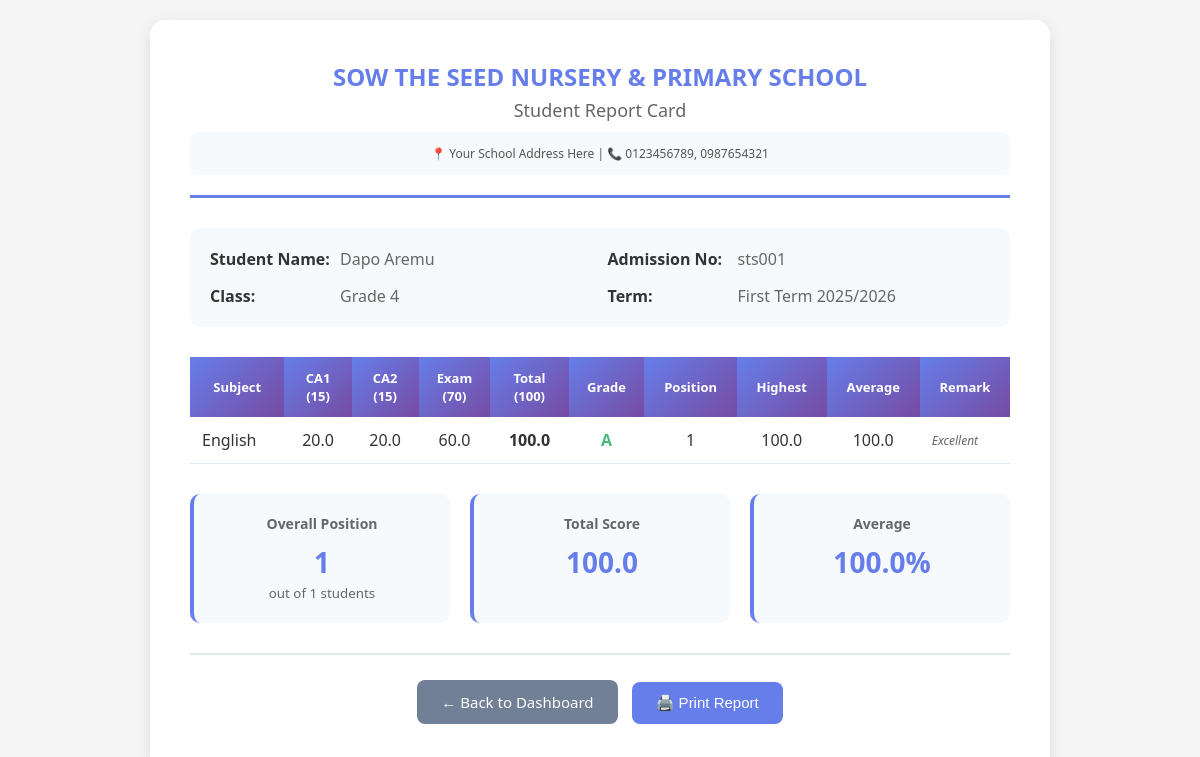
Page /student/report/1 (signed in) on the committed database.
### tables this page shows
CREATE TABLE students (
            id INTEGER PRIMARY KEY AUTOINCREMENT,
            name TEXT NOT NULL,
            admission_number TEXT UNIQUE,
            student_class TEXT NOT NULL,
            created_at TIMESTAMP DEFAULT CURRENT_TIMESTAMP
        );

CREATE TABLE terms (
            id INTEGER PRIMARY KEY AUTOINCREMENT,
            name TEXT NOT NULL,
            academic_year TEXT NOT NULL,
            is_current BOOLEAN DEFAULT 0
        );

CREATE TABLE subjects (
            id INTEGER PRIMARY KEY AUTOINCREMENT,
            name TEXT NOT NULL UNIQUE,
            code TEXT
        );

CREATE TABLE scores (
            id INTEGER PRIMARY KEY AUTOINCREMENT,
            student_id INTEGER NOT NULL,
            subject_id INTEGER NOT NULL,
            term_id INTEGER NOT NULL,
            ca1 REAL DEFAULT 0,
            ca2 REAL DEFAULT 0,
            exam REAL DEFAULT 0,
            total REAL DEFAULT 0,
            remark TEXT,
            FOREIGN KEY (student_id) REFERENCES students (id),
            FOREIGN KEY (subject_id) REFERENCES subjects (id),
            FOREIGN KEY (term_id) REFERENCES terms (id)
        );

### app.py (the view)
@app.route('/student/report/<int:student_id>')
def student_report(student_id):
    if 'username' not in session:
        return redirect(url_for('login'))
    db = get_db()
    student = db.execute('SELECT * FROM students WHERE id = ?', (student_id,)).fetchone()
    current_term = get_current_term()
    if not current_term:
        flash('No active term!', 'error')
        return redirect(url_for('dashboard'))
    scores = db.execute('''
        SELECT s.*, sub.name as subject
        FROM scores s
        JOIN subjects sub ON s.subject_id = sub.id
        WHERE s.student_id = ? AND s.term_id = ?
        ORDER BY sub.name
    ''', (student_id, current_term['id'])).fetchall()
    report_data = []
    total_score = 0
    for score in scores:
        grade = calculate_grade(score['total'])
        class_scores = db.execute('''
            SELECT s.total
            FROM scores s
            JOIN students st ON s.student_id = st.id
            WHERE s.subject_id = ? AND s.term_id = ? AND st.student_class = ?
        ''', (score['subject_id'], current_term['id'], student['student_class'])).fetchall()
        totals = [s['total'] for s in class_scores]
        class_highest = max(totals) if totals else 0
        class_average = sum(totals) / len(totals) if totals else 0
        position = sum(1 for t in totals if t > score['total']) + 1
        report_data.append({
            'subject': score['subject'],
            'ca1': score['ca1'],
            'ca2': score['ca2'],
            'exam': score['exam'],
            'total': score['total'],
            'grade': grade,
            'position': position,
            'class_highest': class_highest,
            'class_average': f"{class_average:.1f}",
            'remark': get_remark(grade)
        })
        total_score += score['total']
    num_subjects = len(scores)
    average = total_score / num_subjects if num_subjects > 0 else 0
    total_students = db.execute('''
        SELECT COUNT(DISTINCT id) as count
        FROM students
        WHERE student_class = ?
    ''', (student['student_class'],)).fetchone()['count']
    all_totals = db.execute('''
        SELECT st.id, SUM(s.total) as total
        FROM scores s
        JOIN students st ON s.student_id = st.id
        WHERE s.term_id = ? AND st.student_class = ?
        GROUP BY st.id
    ''', (current_term['id'], student['student_class'])).fetchall()
    position = sum(1 for t in all_totals if t['total'] > total_score) + 1
    student_stats = {
        'total': total_score,
        'average': average,
        'position': position
    }
    db.close()
    return render_template('report.html',
                         student=student,
                         report_data=report_data,
                         student_stats=student_stats,
                         total_students=total_students,
                         current_term=current_term,
                         school_info=SCHOOL_INFO)

### app.py (called while the page is built)
def get_db():
    db = sqlite3.connect(DATABASE)
    db.row_factory = sqlite3.Row
    return db

def get_current_term():
    db = get_db()
    term = db.execute('SELECT * FROM terms WHERE is_current = 1 LIMIT 1').fetchone()
    db.close()
    return term

def calculate_grade(total):
    if total >= 70:
        return 'A'
    elif total >= 60:
        return 'B'
    elif total >= 50:
        return 'C'
    elif total >= 40:
        return 'D'
    elif total >= 30:
        return 'E'
    else:
        return 'F'

def get_remark(grade):
    remarks = {
        'A': 'Excellent',
        'B': 'Very Good',
        'C': 'Good',
        'D': 'Fair',
        'E': 'Poor',
        'F': 'Fail'
    }
    return remarks.get(grade, '')

### templates/report.html (shortened to what this page needs)
<!DOCTYPE html>
<html lang="en">
<head>
</head>
<body>
    <div class="report-card">
        <div class="header">
            <h1>{{ school_info.name }}</h1>
            <h2>Student Report Card</h2>
            <div class="contact-bar">
                <p>📍 {{ school_info.address }} | 📞 {{ school_info.phone1 }}, {{ school_info.phone2 }}</p>
            </div>
        </div>
        <div class="student-info">
            <div class="info-item">
                <strong>Student Name:</strong>
                <span>{{ student.name }}</span>
            </div>
            <div class="info-item">
                <strong>Admission No:</strong>
                <span>{{ student.admission_number or 'N/A' }}</span>
            </div>
            <div class="info-item">
                <strong>Class:</strong>
                <span>{{ student.student_class }}</span>
            </div>
            {% if current_term %}
            <div class="info-item">
                <strong>Term:</strong>
                <span>{{ current_term.name }} {{ current_term.academic_year }}</span>
            </div>
            {% endif %}
        </div>
        {% if report_data %}
        <table>
            <thead>
                <tr>
                    <th>Subject</th>
                    <th>CA1<br>(15)</th>
                    <th>CA2<br>(15)</th>
                    <th>Exam<br>(70)</th>
                    <th>Total<br>(100)</th>
                    <th>Grade</th>
                    <th>Position</th>
                    <th>Highest</th>
                    <th>Average</th>
                    <th>Remark</th>
                </tr>
            </thead>
            <tbody>
                {% for data in report_data %}
                <tr>
                    <td class="subject-name">{{ data.subject }}</td>
                    <td>{{ data.ca1 }}</td>
                    <td>{{ data.ca2 }}</td>
                    <td>{{ data.exam }}</td>
                    <td><strong>{{ data.total }}</strong></td>
                    <td class="grade grade-{{ data.grade }}">{{ data.grade }}</td>
                    <td>{{ data.position }}</td>
                    <td>{{ data.class_highest }}</td>
                    <td>{{ data.class_average }}</td>
                    <td class="remark">{{ data.remark or '-' }}</td>
                </tr>
                {% endfor %}
            </tbody>
        </table>
        <div class="summary">
            <div class="summary-box">
                <h3>Overall Position</h3>
                <div class="value">{{ student_stats.position or '-' }}</div>
                <small style="color: #666;">out of {{ total_students }} students</small>
            </div>
            <div class="summary-box">
                <h3>Total Score</h3>
                <div class="value">{{ student_stats.total or 0 }}</div>
            </div>
            <div class="summary-box">
                <h3>Average</h3>
                <div class="value">{{ "%.1f"|format(student_stats.average or 0) }}%</div>
            </div>
        </div>
        {% else %}
        <div style="text-align: center; padding: 40px; color: #a0aec0;">
            <p>No scores available for this student in the current term.</p>
        </div>
        {% endif %}
        <div class="actions">
            <a href="{{ url_for('dashboard') }}" class="btn btn-secondary">← Back to Dashboard</a>
            <button onclick="window.print()" class="btn btn-primary">🖨️ Print Report</button>
        </div>
    </div>
</body>
</html>

### templates/report.html (style rules this page uses)
* { margin: 0; padding: 0; box-sizing: border-box; }
body { font-family: 'Segoe UI', Tahoma, Geneva, Verdana, sans-serif; background: #f5f5f5; padding: 20px; }
.report-card { max-width: 900px; margin: 0 auto; background: white; padding: 40px; border-radius: 15px; box-shadow: 0 5px 15px rgba(0,0,0,0.1); }
.header { text-align: center; margin-bottom: 30px; padding-bottom: 20px; border-bottom: 3px solid #667eea; }
.header h1 { color: #667eea; font-size: 24px; margin-bottom: 5px; }
.header h2 { color: #666; font-size: 18px; font-weight: 400; margin-bottom: 10px; }
.contact-bar { background: #f7fafc; padding: 10px; border-radius: 8px; margin-top: 10px; font-size: 12px; color: #555; }
.contact-bar p { margin: 3px 0; }
.student-info { display: grid; grid-template-columns: 1fr 1fr; gap: 15px; margin-bottom: 30px; padding: 20px; background: #f7fafc; border-radius: 10px; }
.info-item { display: flex; gap: 10px; }
.info-item strong { color: #333; min-width: 120px; }
.info-item span { color: #666; }
table { width: 100%; border-collapse: collapse; margin-bottom: 30px; }
th { background: linear-gradient(135deg, #667eea 0%, #764ba2 100%); color: white; padding: 12px; text-align: center; font-weight: 600; font-size: 13px; }
td { padding: 12px; text-align: center; border-bottom: 1px solid #e2e8f0; color: #333; }
.subject-name { text-align: left !important; font-weight: 500; }
.grade { font-weight: 700; font-size: 16px; }
.grade-A { color: #48bb78; }
.summary { display: grid; grid-template-columns: repeat(auto-fit, minmax(200px, 1fr)); gap: 20px; margin-bottom: 30px; }
.summary-box { padding: 20px; background: #f7fafc; border-radius: 10px; text-align: center; border-left: 4px solid #667eea; }
.summary-box h3 { color: #666; font-size: 14px; margin-bottom: 10px; }
.summary-box .value { font-size: 28px; font-weight: 700; color: #667eea; }
.remark { text-align: left !important; font-size: 12px; color: #666; font-style: italic; }
.btn { padding: 12px 24px; border: none; border-radius: 8px; font-size: 15px; font-weight: 500; cursor: pointer; transition: all 0.3s ease; text-decoration: none; display: inline-block; margin: 5px; }
.btn-primary { background: #667eea; color: white; }
.btn-secondary { background: #718096; color: white; }
.actions { text-align: center; margin-top: 30px; padding-top: 20px; border-top: 2px solid #e2e8f0; }

### rows in the picture
students: name "Dapo Aremu", admission_number "sts001", student_class "Grade 4"
terms: name "First Term", academic_year "2025/2026"
subjects: subject "English"
scores: ca1 "20.0", ca2 "20.0", exam "60.0", total "100.0", class_highest "100.0"

### other values in the picture
{{ school_info.name }} "SOW THE SEED NURSERY & PRIMARY SCHOOL"
{{ school_info.address }} "Your School Address Here"
{{ school_info.phone1 }} "0123456789"
{{ school_info.phone2 }} "0987654321"
{{ data.grade }} "A"
{{ data.position }} "1"
{{ data.class_average }} "100.0"
{{ data.remark or '-' }} "Excellent"
{{ student_stats.position or '-' }} "1"
{{ total_students }} "1"
{{ student_stats.total or 0 }} "100.0"
{{ "%.1f"|format(student_stats.average or 0) }} "100.0"
